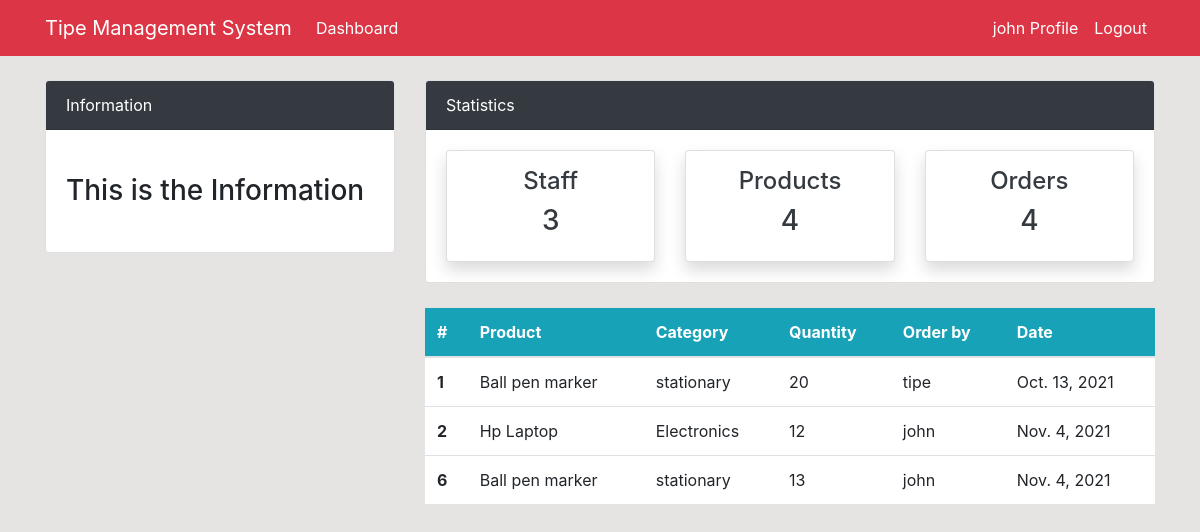
Screenshot of /order/ (signed in) with the database file from the repository.
### dashboard/models.py (models this page shows, shortened)
class Order(models.Model):
    product = models.ForeignKey(Product,on_delete= models.CASCADE,null=True)
    staff = models.ForeignKey(User,models.CASCADE,null=True)
    order_quantity = models.PositiveIntegerField(null=True)
    date = models.DateField(auto_now_add=True)
    class Meta:
        verbose_name_plural = 'Order'

class Product(models.Model):
    name = models.CharField(max_length=25,null=True)
    category = models.CharField(max_length=25,choices=CATEGORY,null=True)
    quantity = models.PositiveBigIntegerField(null=True)
    class Meta:
        verbose_name_plural = 'Staff Product'

### dashboard/views.py (the view)
# urls.py: path('order/',views.order, name="order"),
@login_required(login_url = 'account:login')
def order(request):
    orders = Order.objects.all()
    workers_count = User.objects.all().count()
    context = {
        'orders':orders,
        'workers_count': workers_count,
    }
    return render(request , 'dashboard/order.html',context)

### templates/dashboard/order.html (shortened to what this page needs)
{% extends 'base.html' %}
{% block content %}
{% include 'partials/topnav.html' %}
<div class="container">
    <div class="row my-4">
        <div class="col-md-4">
        </div>
        <div class="col-md-8">
            <table class="table bg-white">
                <thead class="bg-info">
                    <tr class="text-white">
                        <th scope="col">#</th>
                        <th scope="col">Product</th>
                        <th scope="col">Category</th>
                        <th scope="col">Quantity</th>
                        <th scope="col">Order by</th>
                        <th scope="col">Date</th>
                    </tr>
                </thead>
                <tbody>
                    {% for order in orders %}
                        <tr>
                            <th scope="row">{{ order.id }}</th>
                            <td>{{ order.product.name }}</td>
                            <td>{{ order.product.category }}</td>
                            <td>{{ order.order_quantity }}</td>
                            <td>{{ order.staff.username }}</td>
                            <td>{{ order.date }}</td>
                        </tr>
                    {% endfor %}
                </tbody>
            </table>
        </div>
    </div>
</div>
{% endblock %}

### templates/partials/nav.html (shortened to what this page needs)
 <nav class="navbar navbar-expand-lg navbar-danger bg-danger">
    <div class="container">
        <a class="navbar-brand text-white" href="{% url 'dashboard:index' %}">Tipe Management System</a>
        <div class="collapse navbar-collapse" id="navbarSupportedContent">
            <ul class="navbar-nav mr-auto">
                <li class="nav-item active">
                    <a class="nav-link text-white" href="{% url 'dashboard:index' %}">Dashboard </a>
                </li>
            </ul>
            {% if user.is_authenticated %}
            <ul class="navbar-nav ml-auto">
                <li class="nav-item active">
                    <a class="nav-link text-white" href="{% url 'account:profile' %}">{{ user.username }} Profile </a>
                </li>
                <li class="nav-item">
                    <a class="nav-link text-white" href="{% url 'account:logout' %}">Logout</a>
                </li>
            </ul>
            {% endif %}
        </div>
    </div>
</nav>

### static/css/style.css (style rules this page uses)
body { background: rgb(230, 227, 227); }

### rows the page displays
Order: id "1", product.name "Ball pen marker", product.category "stationary", order_quantity "20", staff.username "tipe", date "Oct. 13, 2021"
Order: id "2", product.name "Hp Laptop", product.category "Electronics", order_quantity "12", staff.username "john", date "Nov. 4, 2021"
Order: id "6", product.name "Ball pen marker", product.category "stationary", order_quantity "13", staff.username "john", date "Nov. 4, 2021"

### other values shown
{{ user.username }} "john"
{{ workers_count }} "3"
